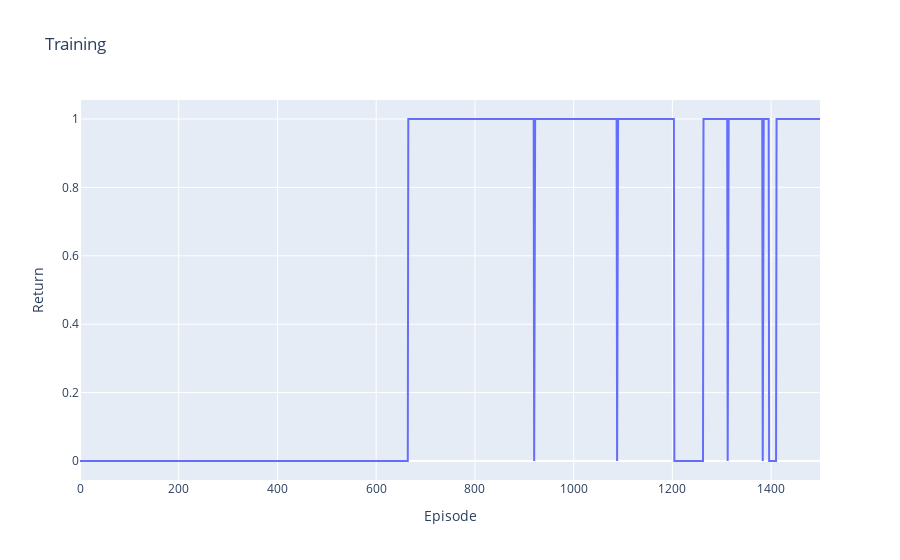

Notebook code for this chart:
### Markdown cell above
The plot below shows the training performance for this agent in terms of the reward obtained in each episode. After reaching the goal around the 700th episode, the agent immediately starts to perform wins more consistently. Recall that this environment only gives a reward different than 0 when the goal is reached. So, even though more than 600 episodes had passed, the weights remained unchanged until that first win.

### Code cell
fig = go.Figure()
fig.add_trace(go.Scatter(y=stats))
fig.update_layout(title='Training',
                   xaxis_title='Episode',
                   yaxis_title='Return')

### Figure 1 — Plotly figure (JSON) as saved in the notebook; plotly's stock layout.template omitted (floating-point values rounded to 4 significant figures; data arrays with more than 128 entries replaced by an {"elided": "..."} marker saying what was removed)
{"data": [{"type": "scatter", "y": {"elided": "1500 int values"}}], "layout": {"title": {"text": "Training"}, "xaxis": {"title": {"text": "Episode"}}, "yaxis": {"title": {"text": "Return"}}}}
